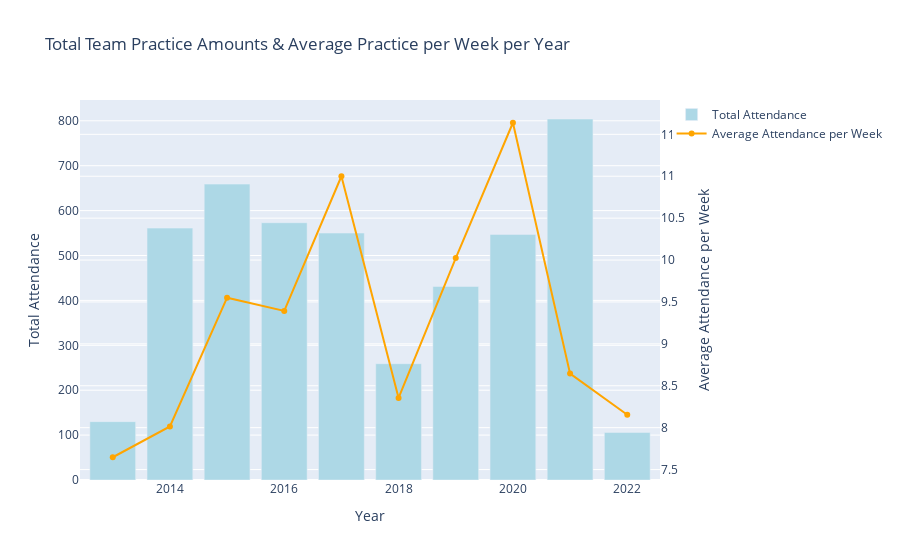

Write notebook code for a chart like this one.
### Code cell
import plotly.graph_objects as go

# Assuming 'Year' is a column in your DataFrame and 'Type' represents different event types
team_practice = df_att[df_att['Type'] == 'Team Practice']
team_practice_per_year = team_practice.groupby('Year')['Attendance'].sum().reset_index()
avg_team_practice_per_week = team_practice.groupby('Year')['Attendance'].mean().reset_index()

fig = go.Figure()

# Bar plot for total team practice amounts per year
fig.add_trace(go.Bar(
    x=team_practice_per_year['Year'],
    y=team_practice_per_year['Attendance'],
    name='Total Attendance',
    marker_color='lightblue'  # Adjust bar color
))

# Line plot for average team practices per week per year
fig.add_trace(go.Scatter(
    x=avg_team_practice_per_week['Year'],
    y=avg_team_practice_per_week['Attendance'],
    name='Average Attendance per Week',
    yaxis='y2',  # Use secondary y-axis
    line=dict(color='orange', width=2)  # Adjust line color and width
))

fig.update_layout(
    title='Total Team Practice Amounts & Average Practice per Week per Year',
    xaxis_title='Year',
    yaxis_title='Total Attendance',
    yaxis2=dict(
        title='Average Attendance per Week',
        overlaying='y',
        side='right'
    )
)

fig.show()

### Figure 1 — Plotly figure (JSON) as saved in the notebook; plotly's stock layout.template omitted (floating-point values rounded to 4 significant figures)
{"data": [{"marker": {"color": "lightblue"}, "name": "Total Attendance", "type": "bar", "x": [2013, 2014, 2015, 2016, 2017, 2018, 2019, 2020, 2021, 2022], "y": [130, 561, 659, 573, 550, 259, 431, 547, 804, 106]}, {"line": {"color": "orange", "width": 2}, "name": "Average Attendance per Week", "type": "scatter", "x": [2013, 2014, 2015, 2016, 2017, 2018, 2019, 2020, 2021, 2022], "y": [7.647, 8.014, 9.551, 9.393, 11, 8.355, 10.02, 11.64, 8.645, 8.154], "yaxis": "y2"}], "layout": {"title": {"text": "Total Team Practice Amounts & Average Practice per Week per Year"}, "xaxis": {"title": {"text": "Year"}}, "yaxis": {"title": {"text": "Total Attendance"}}, "yaxis2": {"overlaying": "y", "side": "right", "title": {"text": "Average Attendance per Week"}}}}
